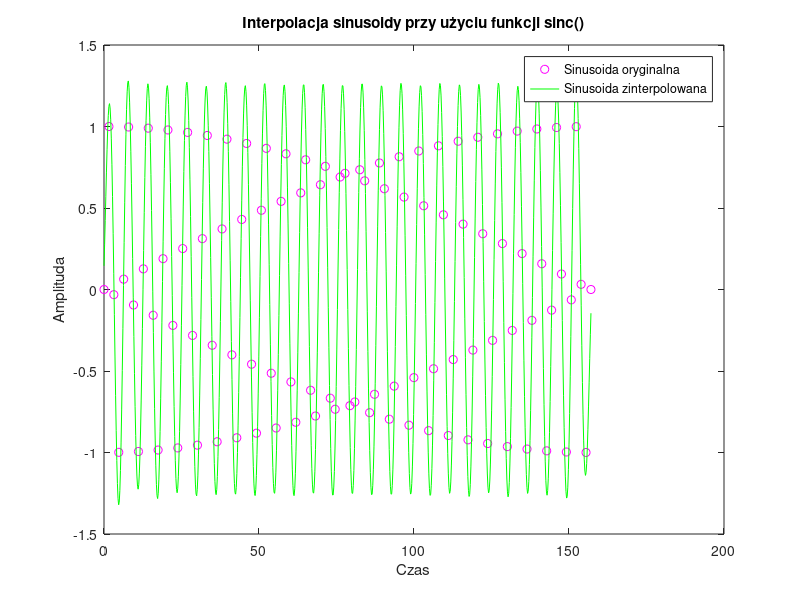

Write the MATLAB code that produced this figure.
clear all;
close all;
clc;

N = 100;
p_num = 4;
X = linspace(0, (N/p_num)*2*pi, N); 
sin_function = sin(X);
period = 2*pi;
interp_X = linspace(0, (N/p_num)*2*pi, N*8); 
interp_sin_function = zeros(size(interp_X)); 

for i = 1:length(interp_X)
    for n = 1:length(X)
        interp_sin_function(i) = interp_sin_function(i) + sin_function(n) * sinc(pi/period * (interp_X(i) - X(n)));
    end
end

plot(X, sin_function, 'mo', interp_X, interp_sin_function, 'g-'); 
legend('Sinusoida oryginalna', 'Sinusoida zinterpolowana');
xlabel('Czas');
ylabel('Amplituda');
title('Interpolacja sinusoidy przy użyciu funkcji sinc()');